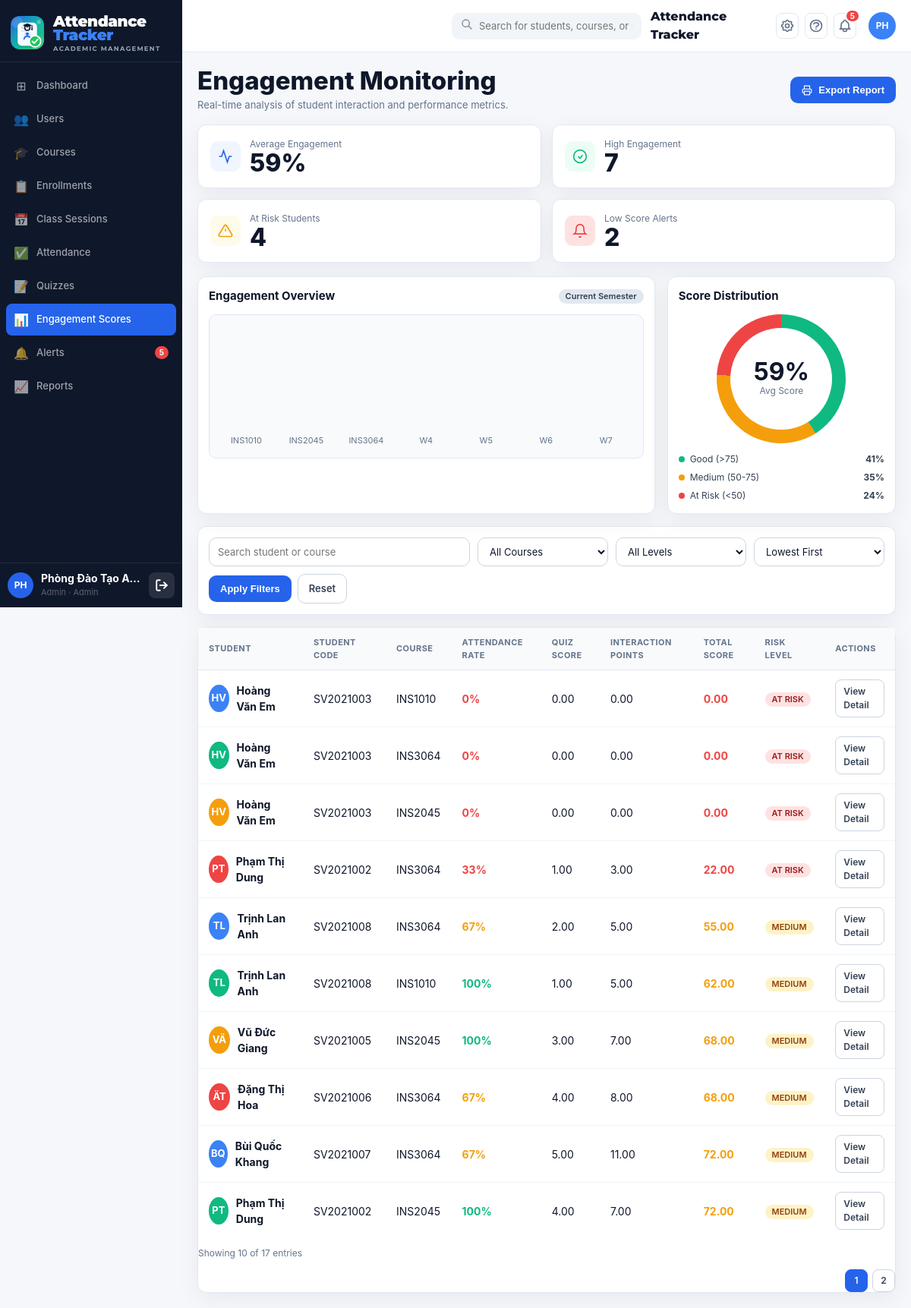
Screenshot of /public/index.php?page=admin_engagement_scores (signed in) with the database file from the repository.
### tables this page shows
CREATE TABLE IF NOT EXISTS `engagement_scores` (
    `id`                       INT UNSIGNED NOT NULL AUTO_INCREMENT,
    `student_id`               INT UNSIGNED NOT NULL,
    `course_id`                INT UNSIGNED NOT NULL,
    `total_sessions`           INT          NOT NULL DEFAULT 0,
    `attended_sessions`        INT          NOT NULL DEFAULT 0,
    `late_sessions`            INT          NOT NULL DEFAULT 0,
    `absent_sessions`          INT          NOT NULL DEFAULT 0,
    `total_quiz_score`         DECIMAL(8,2) NOT NULL DEFAULT 0.00,
    `total_interaction_points` DECIMAL(8,2) NOT NULL DEFAULT 0.00,
    `engagement_index`         DECIMAL(5,2) NOT NULL DEFAULT 0.00 COMMENT 'Tổng hợp 0–100; ngưỡng alert lấy từ courses.low_engagement_threshold',
    `last_activity_at`         DATETIME     DEFAULT NULL,
    `calculated_at`            DATETIME     NOT NULL DEFAULT CURRENT_TIMESTAMP ON UPDATE CURRENT_TIMESTAMP,
    PRIMARY KEY (`id`),
    UNIQUE KEY `uq_student_course` (`student_id`, `course_id`),
    INDEX `idx_es_course`      (`course_id`),
    INDEX `idx_es_engagement`  (`engagement_index`),
    CONSTRAINT `fk_es_student` FOREIGN KEY (`student_id`) REFERENCES `users`(`id`)   ON DELETE CASCADE,
    CONSTRAINT `fk_es_course`  FOREIGN KEY (`course_id`)  REFERENCES `courses`(`id`) ON DELETE CASCADE
);

CREATE TABLE IF NOT EXISTS `users` (
    `id`            INT UNSIGNED NOT NULL AUTO_INCREMENT,
    `full_name`     VARCHAR(100) NOT NULL,
    `email`         VARCHAR(100) NOT NULL,
    `password_hash` VARCHAR(255) NOT NULL,
    `role`          ENUM('admin','teacher','student') NOT NULL DEFAULT 'student',
    `student_code`  VARCHAR(20)  DEFAULT NULL COMMENT 'Mã sinh viên – NULL nếu không phải student',
    `phone`         VARCHAR(20)  DEFAULT NULL,
    `avatar`        VARCHAR(255) DEFAULT NULL,
    `is_active`     TINYINT(1)   NOT NULL DEFAULT 1,
    `created_at`    DATETIME     NOT NULL DEFAULT CURRENT_TIMESTAMP,
    `updated_at`    DATETIME     NOT NULL DEFAULT CURRENT_TIMESTAMP ON UPDATE CURRENT_TIMESTAMP,
    PRIMARY KEY (`id`),
    UNIQUE KEY `uq_email` (`email`),
    UNIQUE KEY `uq_student_code` (`student_code`),
    INDEX `idx_role`      (`role`),
    INDEX `idx_is_active` (`is_active`)
);

CREATE TABLE IF NOT EXISTS `courses` (
    `id`                       INT UNSIGNED  NOT NULL AUTO_INCREMENT,
    `course_code`              VARCHAR(20)   NOT NULL,
    `course_name`              VARCHAR(150)  NOT NULL,
    `credits`                  TINYINT       NOT NULL DEFAULT 3,
    `semester`                 VARCHAR(20)   NOT NULL   COMMENT 'VD: 2025-2',
    `room`                     VARCHAR(50)   DEFAULT NULL,
    `schedule_info`            VARCHAR(200)  DEFAULT NULL COMMENT 'VD: Thứ 5, 07:30-09:30',
    `absence_threshold`        INT           NOT NULL DEFAULT 3
                               COMMENT 'Số buổi vắng tối đa – vượt ngưỡng thì tạo alert low_attendance',
    `low_engagement_threshold` DECIMAL(5,2)  NOT NULL DEFAULT 40.00
                               COMMENT 'Ngưỡng engagement_index (0-100) – thấp hơn thì tạo alert low_engagement',
    `attend_score`             DECIMAL(4,2)  NOT NULL DEFAULT 2.00
                               COMMENT 'Điểm mặc định/fallback mỗi lần điểm danh đúng giờ',
    `quiz_correct_score`       DECIMAL(4,2)  NOT NULL DEFAULT 2.00
                               COMMENT 'Điểm mặc định/fallback mỗi câu quiz đúng',
    `discussion_score`         DECIMAL(4,2)  NOT NULL DEFAULT 1.00
                               COMMENT 'Điểm mặc định/fallback mỗi lần tham gia thảo luận',
    `is_active`                TINYINT(1)    NOT NULL DEFAULT 1,
    `created_at`               DATETIME      NOT NULL DEFAULT CURRENT_TIMESTAMP,
    `updated_at`               DATETIME      NOT NULL DEFAULT CURRENT_TIMESTAMP ON UPDATE CURRENT_TIMESTAMP,
    PRIMARY KEY (`id`),
    UNIQUE KEY `uq_course_semester` (`course_code`, `semester`),
    INDEX `idx_semester`  (`semester`),
    INDEX `idx_is_active` (`is_active`)
);

### views/admin/monitoring/engagement_scores.php (the view, shortened to what the rows shown need)
<?php
require APP_ROOT . '/views/layouts/header.php';
function engagement_risk(float $score): array
{
    if ($score >= 50) {
        return ['MEDIUM', 'badge-warning', 'risk-medium'];
    }
    return ['AT RISK', 'badge-danger', 'risk-risk'];
}
function user_initials(string $name): string
{
    $parts = preg_split('/\s+/', trim($name));
    $a = strtoupper(substr($parts[0] ?? 'U', 0, 1));
    $b = strtoupper(substr($parts[1] ?? '', 0, 1));
    return $a . $b;
}
$palette = ['avatar-blue', 'avatar-green', 'avatar-orange', 'avatar-red'];
?>
<div class="admin-page-title">
  <div class="left">
    <h1>Engagement Monitoring</h1>
  </div>
</div>
<div class="card">
  <div class="table-wrap">
    <table>
      <thead>
        <tr>
          <th>Student</th>
          <th>Student Code</th>
          <th>Course</th>
          <th>Attendance Rate</th>
          <th>Quiz Score</th>
          <th>Interaction Points</th>
          <th>Total Score</th>
          <th>Risk Level</th>
          <th>Actions</th>
        </tr>
      </thead>
      <tbody>
      <?php foreach ($scores as $idx => $score): ?>
        <?php
          [$riskLabel, $riskBadge, $riskTextClass] = engagement_risk((float)$score['engagement_index']);
          $paletteClass = $palette[$idx % count($palette)];
          $attendanceRate = (int)$score['attendance_rate'];
        ?>
        <tr>
          <td>
            <div class="list-row-user">
              <div class="avatar <?= $paletteClass ?>"><?= user_initials((string)$score['student_name']) ?></div>
              <strong><?= htmlspecialchars((string)$score['student_name']) ?></strong>
            </div>
          </td>
          <td><?= htmlspecialchars((string)($score['student_code'] ?: '--')) ?></td>
          <td><?= htmlspecialchars((string)$score['course_code']) ?></td>
          <td class="<?= $attendanceRate >= 80 ? 'risk-good' : ($attendanceRate >= 50 ? 'risk-medium' : 'risk-risk') ?>"><?= $attendanceRate ?>%</td>
          <td><?= number_format((float)$score['total_quiz_score'], 2) ?></td>
          <td><?= number_format((float)$score['total_interaction_points'], 2) ?></td>
          <td><strong class="<?= $riskTextClass ?>"><?= number_format((float)$score['engagement_index'], 2) ?></strong></td>
          <td><span class="badge <?= $riskBadge ?>"><?= $riskLabel ?></span></td>
          <td>
            <a class="btn btn-outline btn-sm" href="<?= APP_URL ?>/index.php?page=admin_alerts&search=<?= urlencode((string)$score['student_name']) ?>">View Detail</a>
          </td>
        </tr>
      <?php endforeach; ?>
      </tbody>
    </table>
  </div>
</div>
<?php require APP_ROOT . '/views/layouts/footer.php'; ?>

### rows the page displays
engagement_scores: student.full_name "HV", student.full_name "Hoàng Văn Em", student.student_code "SV2021003", course.course_code "INS1010", attendanceRate "0", total_quiz_score "0.00", total_interaction_points "0.00", engagement_index "0.00", riskLabel "AT RISK"
engagement_scores: student.full_name "HV", student.full_name "Hoàng Văn Em", student.student_code "SV2021003", course.course_code "INS3064", attendanceRate "0", total_quiz_score "0.00", total_interaction_points "0.00", engagement_index "0.00", riskLabel "AT RISK"
engagement_scores: student.full_name "HV", student.full_name "Hoàng Văn Em", student.student_code "SV2021003", course.course_code "INS2045", attendanceRate "0", total_quiz_score "0.00", total_interaction_points "0.00", engagement_index "0.00", riskLabel "AT RISK"
engagement_scores: student.full_name "PT", student.full_name "Phạm Thị Dung", student.student_code "SV2021002", course.course_code "INS3064", attendanceRate "33", total_quiz_score "1.00", total_interaction_points "3.00", engagement_index "22.00", riskLabel "AT RISK"
engagement_scores: student.full_name "TL", student.full_name "Trịnh Lan Anh", student.student_code "SV2021008", course.course_code "INS3064", attendanceRate "67", total_quiz_score "2.00", total_interaction_points "5.00", engagement_index "55.00", riskLabel "MEDIUM"
engagement_scores: student.full_name "TL", student.full_name "Trịnh Lan Anh", student.student_code "SV2021008", course.course_code "INS1010", attendanceRate "100", total_quiz_score "1.00", total_interaction_points "5.00", engagement_index "62.00", riskLabel "MEDIUM"
engagement_scores: student.full_name "VÄ", student.full_name "Vũ Đức Giang", student.student_code "SV2021005", course.course_code "INS2045", attendanceRate "100", total_quiz_score "3.00", total_interaction_points "7.00", engagement_index "68.00", riskLabel "MEDIUM"
engagement_scores: student.full_name "ÄT", student.full_name "Đặng Thị Hoa", student.student_code "SV2021006", course.course_code "INS3064", attendanceRate "67", total_quiz_score "4.00", total_interaction_points "8.00", engagement_index "68.00", riskLabel "MEDIUM"
engagement_scores: student.full_name "BQ", student.full_name "Bùi Quốc Khang", student.student_code "SV2021007", course.course_code "INS3064", attendanceRate "67", total_quiz_score "5.00", total_interaction_points "11.00", engagement_index "72.00", riskLabel "MEDIUM"
engagement_scores: student.full_name "PT", student.full_name "Phạm Thị Dung", student.student_code "SV2021002", course.course_code "INS2045", attendanceRate "100", total_quiz_score "4.00", total_interaction_points "7.00", engagement_index "72.00", riskLabel "MEDIUM"

### other values shown
$item['icon'] "⊞"
$item['label'] "Dashboard"
$item['icon'] "👥"
$item['label'] "Users"
$item['icon'] "🎓"
$item['label'] "Courses"
$item['icon'] "📋"
$item['label'] "Enrollments"
$item['icon'] "📅"
$item['label'] "Class Sessions"
$item['icon'] "✅"
$item['label'] "Attendance"
$item['icon'] "📝"
$item['label'] "Quizzes"
$item['icon'] "📊"
